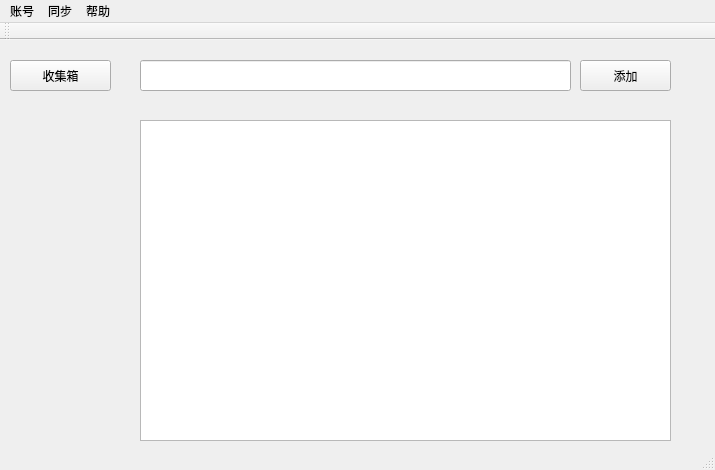
<?xml version="1.0" encoding="UTF-8"?>
<ui version="4.0">
 <class>MainWindow</class>
 <widget class="QMainWindow" name="MainWindow">
  <property name="geometry">
   <rect>
    <x>0</x>
    <y>0</y>
    <width>715</width>
    <height>470</height>
   </rect>
  </property>
  <property name="windowTitle">
   <string>MainWindow</string>
  </property>
  <widget class="QWidget" name="centralWidget">
   <widget class="QPushButton" name="pushButton">
    <property name="geometry">
     <rect>
      <x>580</x>
      <y>20</y>
      <width>91</width>
      <height>31</height>
     </rect>
    </property>
    <property name="text">
     <string>添加</string>
    </property>
   </widget>
   <widget class="QTableView" name="tableView">
    <property name="geometry">
     <rect>
      <x>140</x>
      <y>80</y>
      <width>531</width>
      <height>321</height>
     </rect>
    </property>
   </widget>
   <widget class="QLineEdit" name="lineEdit">
    <property name="geometry">
     <rect>
      <x>140</x>
      <y>20</y>
      <width>431</width>
      <height>31</height>
     </rect>
    </property>
   </widget>
   <widget class="QPushButton" name="pushButton_2">
    <property name="geometry">
     <rect>
      <x>10</x>
      <y>20</y>
      <width>101</width>
      <height>31</height>
     </rect>
    </property>
    <property name="text">
     <string>收集箱</string>
    </property>
   </widget>
  </widget>
  <widget class="QMenuBar" name="menuBar">
   <property name="geometry">
    <rect>
     <x>0</x>
     <y>0</y>
     <width>715</width>
     <height>23</height>
    </rect>
   </property>
   <widget class="QMenu" name="menu">
    <property name="title">
     <string>账号</string>
    </property>
    <addaction name="action"/>
    <addaction name="action_2"/>
   </widget>
   <widget class="QMenu" name="menu_2">
    <property name="title">
     <string>同步</string>
    </property>
    <addaction name="action_3"/>
   </widget>
   <widget class="QMenu" name="menu_3">
    <property name="title">
     <string>帮助</string>
    </property>
    <addaction name="action_4"/>
    <addaction name="action_5"/>
    <addaction name="separator"/>
    <addaction name="action_9"/>
    <addaction name="action_10"/>
   </widget>
   <addaction name="menu"/>
   <addaction name="menu_2"/>
   <addaction name="menu_3"/>
  </widget>
  <widget class="QToolBar" name="mainToolBar">
   <attribute name="toolBarArea">
    <enum>TopToolBarArea</enum>
   </attribute>
   <attribute name="toolBarBreak">
    <bool>false</bool>
   </attribute>
  </widget>
  <widget class="QStatusBar" name="statusBar"/>
  <action name="action">
   <property name="text">
    <string>登录</string>
   </property>
  </action>
  <action name="action_2">
   <property name="text">
    <string>注销</string>
   </property>
  </action>
  <action name="action_3">
   <property name="text">
    <string>同步</string>
   </property>
  </action>
  <action name="action_4">
   <property name="text">
    <string>关于</string>
   </property>
  </action>
  <action name="action_5">
   <property name="text">
    <string>帮助</string>
   </property>
  </action>
  <action name="action_6">
   <property name="text">
    <string>官方网站</string>
   </property>
  </action>
  <action name="action_7">
   <property name="text">
    <string>联系我们</string>
   </property>
  </action>
  <action name="action_9">
   <property name="text">
    <string>官方网站</string>
   </property>
  </action>
  <action name="action_10">
   <property name="text">
    <string>联系我们</string>
   </property>
  </action>
 </widget>
 <layoutdefault spacing="6" margin="11"/>
 <resources/>
 <connections/>
</ui>
